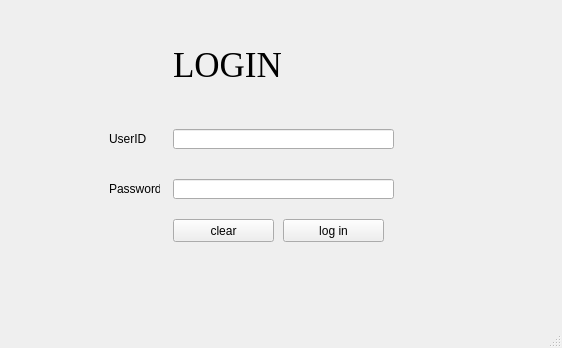
<?xml version="1.0" encoding="UTF-8"?>
<ui version="4.0">
 <class>MainWindow</class>
 <widget class="QMainWindow" name="MainWindow">
  <property name="geometry">
   <rect>
    <x>0</x>
    <y>0</y>
    <width>562</width>
    <height>348</height>
   </rect>
  </property>
  <property name="windowTitle">
   <string>MainWindow</string>
  </property>
  <widget class="QWidget" name="centralwidget">
   <layout class="QGridLayout" name="gridLayout">
    <item row="0" column="0">
     <widget class="QStackedWidget" name="stackedWidget">
      <property name="currentIndex">
       <number>1</number>
      </property>
      <widget class="QWidget" name="page">
       <widget class="QTabWidget" name="tabWidget">
        <property name="geometry">
         <rect>
          <x>0</x>
          <y>0</y>
          <width>542</width>
          <height>294</height>
         </rect>
        </property>
        <property name="currentIndex">
         <number>1</number>
        </property>
        <widget class="QWidget" name="tab">
         <attribute name="title">
          <string>Tab 1</string>
         </attribute>
         <layout class="QGridLayout" name="gridLayout_2">
          <item row="0" column="0">
           <widget class="QTableView" name="MemberTableView">
            <property name="whatsThis">
             <string>&lt;html&gt;&lt;head/&gt;&lt;body&gt;&lt;p&gt;table holding member info...&lt;/p&gt;&lt;/body&gt;&lt;/html&gt;</string>
            </property>
           </widget>
          </item>
         </layout>
        </widget>
        <widget class="QWidget" name="tab_2">
         <attribute name="title">
          <string>Tab 2</string>
         </attribute>
         <layout class="QGridLayout" name="gridLayout_3">
          <item row="0" column="0">
           <widget class="QTableView" name="salesTableView"/>
          </item>
         </layout>
        </widget>
       </widget>
      </widget>
      <widget class="QWidget" name="page_2">
       <widget class="QLabel" name="labelPassword">
        <property name="geometry">
         <rect>
          <x>100</x>
          <y>170</y>
          <width>51</width>
          <height>20</height>
         </rect>
        </property>
        <property name="text">
         <string>Password</string>
        </property>
       </widget>
       <widget class="QLineEdit" name="lineEditPassword">
        <property name="geometry">
         <rect>
          <x>164</x>
          <y>170</y>
          <width>221</width>
          <height>20</height>
         </rect>
        </property>
        <property name="echoMode">
         <enum>QLineEdit::Password</enum>
        </property>
       </widget>
       <widget class="QLabel" name="labelLogin">
        <property name="geometry">
         <rect>
          <x>164</x>
          <y>30</y>
          <width>181</width>
          <height>51</height>
         </rect>
        </property>
        <property name="font">
         <font>
          <family>Times New Roman</family>
          <pointsize>26</pointsize>
         </font>
        </property>
        <property name="text">
         <string>LOGIN</string>
        </property>
       </widget>
       <widget class="QPushButton" name="clearPushButton">
        <property name="geometry">
         <rect>
          <x>164</x>
          <y>210</y>
          <width>101</width>
          <height>23</height>
         </rect>
        </property>
        <property name="text">
         <string>clear</string>
        </property>
       </widget>
       <widget class="QPushButton" name="logInPushButton">
        <property name="geometry">
         <rect>
          <x>274</x>
          <y>210</y>
          <width>101</width>
          <height>23</height>
         </rect>
        </property>
        <property name="text">
         <string>log in</string>
        </property>
       </widget>
       <widget class="QLineEdit" name="lineEditUserID">
        <property name="geometry">
         <rect>
          <x>164</x>
          <y>120</y>
          <width>221</width>
          <height>20</height>
         </rect>
        </property>
        <property name="whatsThis">
         <string>&lt;html&gt;&lt;head/&gt;&lt;body&gt;&lt;p&gt;enter user ID...&lt;/p&gt;&lt;/body&gt;&lt;/html&gt;</string>
        </property>
       </widget>
       <widget class="QLabel" name="labelUserID">
        <property name="geometry">
         <rect>
          <x>100</x>
          <y>120</y>
          <width>51</width>
          <height>20</height>
         </rect>
        </property>
        <property name="text">
         <string>UserID</string>
        </property>
       </widget>
      </widget>
     </widget>
    </item>
   </layout>
  </widget>
  <widget class="QMenuBar" name="menubar">
   <property name="geometry">
    <rect>
     <x>0</x>
     <y>0</y>
     <width>562</width>
     <height>21</height>
    </rect>
   </property>
  </widget>
  <widget class="QStatusBar" name="statusbar"/>
 </widget>
 <resources/>
 <connections/>
</ui>
